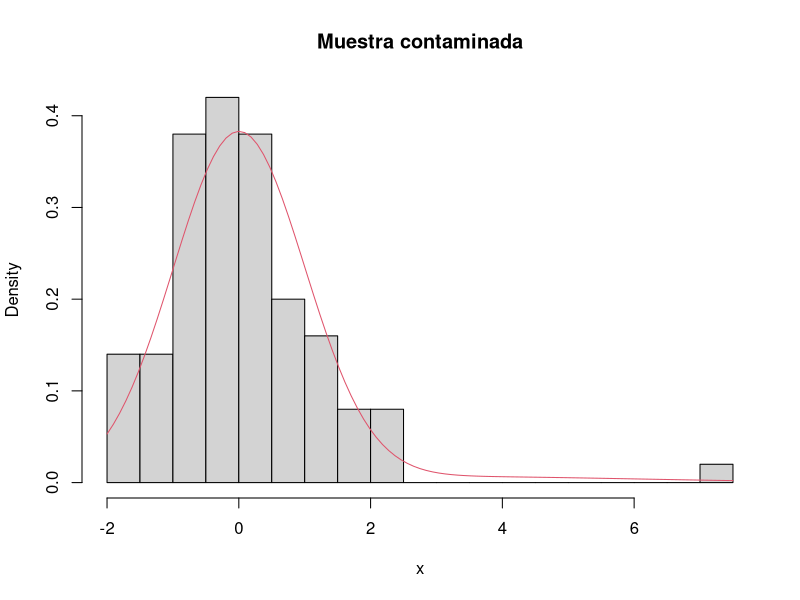
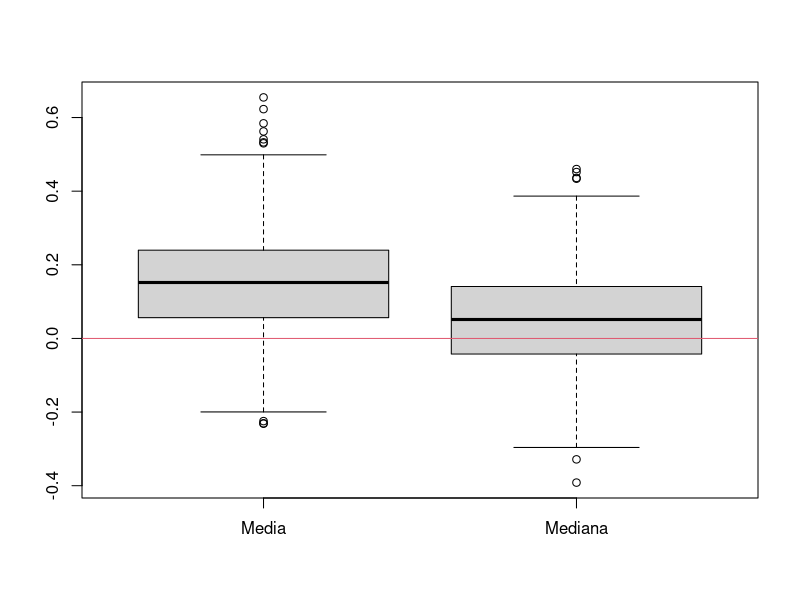
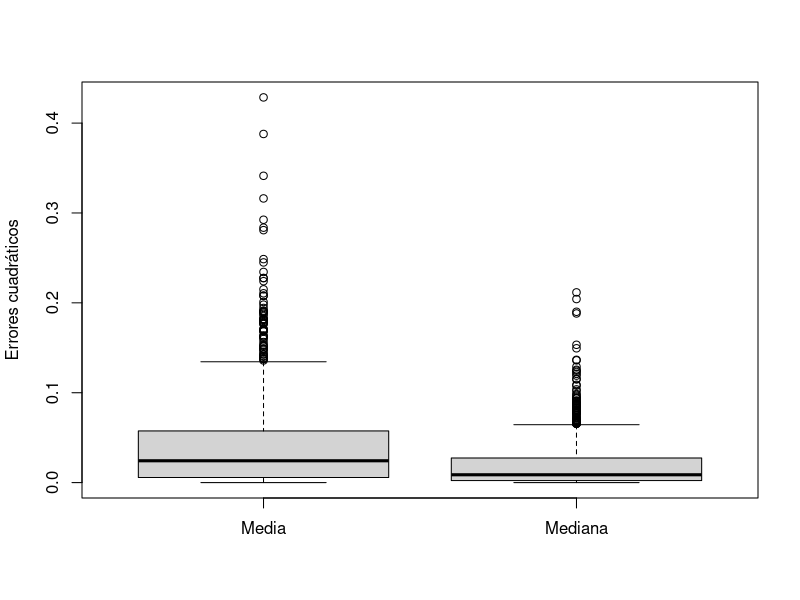

Reproduce these figures in R, in order.
## ---- chunk 1
n <- 100
set.seed(1)
j <- rbinom(n, 1, 0.05) # 1's y 0's indicando si es f2 o f1, respectivamente
x <- rnorm(n, 3 * j, 1 + 2 * j) # esto genera n valores de f1 o f2 dependiendo de j
# representamos un histograma de la muestra generada
hist(x, breaks = "FD", freq = FALSE, main = "Muestra contaminada")
# superponemos la densidad desde la que se generó
curve(0.95 * dnorm(x, 0, 1) + 0.05 * dnorm(x, 3, 3), add = TRUE, col = 2)
## ---- chunk 2
mean(x)
median(x)
## ---- chunk 3
nsim <- 1000
set.seed(1)
j <- rbinom(n * nsim, 1, 0.05)
muestras <- matrix(rnorm(n * nsim, 3 * j, 1 + 2 * j), nrow = nsim, ncol = n)
# cada fila de la matriz 'muestras' es una muestra de tamaño n
# calculamos los estimadores
medias <- apply(muestras, 1, mean)
medianas <- apply(muestras, 1, median)
# comparamos la distribución muestral usando un boxplot
boxplot(medias, medianas, names = c("Media", "Mediana"))
# una línea horizontal indicando el valor a estimar (mu=0)
abline(h = 0, col = 2)
## ---- chunk 4
# errores cuadráticos medios
ecm.media <- mean((medias - 0)^2)
ecm.media
ecm.mediana <- mean((medianas - 0)^2)
ecm.mediana
# boxplot de las desviaciones al cuadrado
boxplot(medias^2, medianas^2,
    ylab = "Errores cuadráticos",
    names = c("Media", "Mediana")
)
